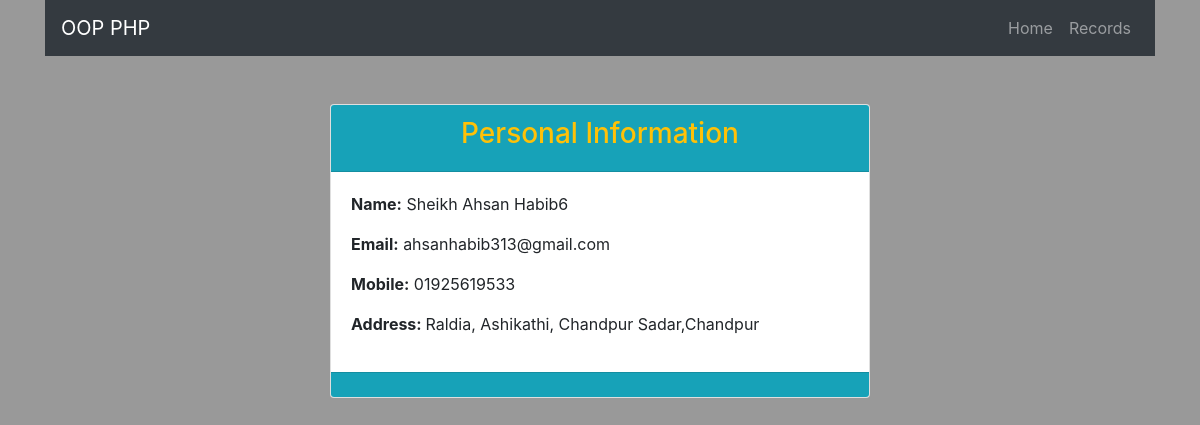
Page /view.php?id=1 on the committed database.
### tables this page shows
CREATE TABLE `records` (
  `id` int(10) NOT NULL,
  `name` varchar(30) NOT NULL,
  `email` varchar(30) NOT NULL,
  `mobile` varchar(20) NOT NULL,
  `address` varchar(500) NOT NULL
);

### model.php (called while the page is built, shortened)
<?php
class Model{
    private  $server='Localhost';
    private $username = 'root';
    private $password;
    private $db = 'oop_crud';
    private $conn;
    function __construct()
    {
       try{
           $this->conn = new mysqli($this->server, $this->username, $this->password, $this->db);
       }catch (Exception $e){
           echo 'Connection Failed'.$e->getMessage();
       }
    }
    public function fetch_single($id){
        $data =null;
        $query = "SELECT *FROM records WHERE id='$id'";
        if($sql=$this->conn->query($query)){
            while ($row =mysqli_fetch_assoc($sql)){
                $data[]=$row;
            }
        }
        return $data;
    }
}

### view.php (the view, shortened to what this page needs)
<!doctype html>
<html lang="en">
<head>
    <link rel="stylesheet" href="https://cdn.jsdelivr.net/npm/bootstrap@4.5.3/dist/css/bootstrap.min.css">
    <link href="style.css" type="text/css" rel="stylesheet">
</head>
<body>
<div class="container">
    <?php
    include 'navbar.php';
    ?>
    <div class="row">
        <div class="col-sm-6 mx-auto">
                      <div class="card mt-5">
                          <div class="card-header bg-info text-warning text-center"><h3>Personal Information<h3></h3></div>
                          <div class="card-body">
                              <?php
                              $id =$_REQUEST['id'];
                              include 'model.php';
                              $model = new Model();
                              $datas = $model->fetch_single($id);
                              if(!empty($datas)){
                              foreach ($datas as $data) {
                              ?>
                              <p><b>Name:</b> <?php echo $data['name'] ?></p>
                              <p><b>Email:</b> <?php echo $data['email'] ?></p>
                              <p><b>Mobile:</b> <?php echo $data['mobile'] ?></p>
                              <p><b>Address: </b><?php echo $data['address'] ?></p>
                          </div>
                          <div class="card-footer bg-info"></div>
                      </div>
                      <?php
                  }
              }
            ?>
        </div>
    </div>
</div>
</body>
</html>

### style.css (style rules this page uses)
body { background-color: #999999; }

### rows in the picture
records: name "Sheikh Ahsan Habib6", email "ahsanhabib313@gmail.com", mobile "01925619533", address "Raldia, Ashikathi, Chandpur Sadar,Chandpur"
